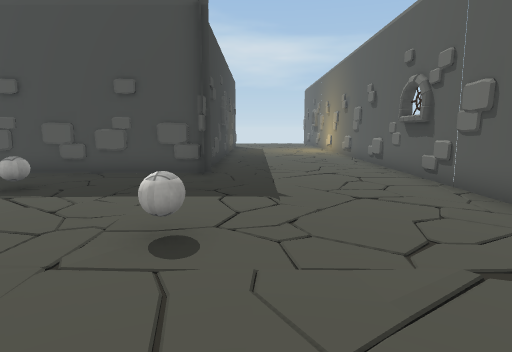
view 1 (above)

13 first-person views from a walk through a 3-D level made in the Unity game engine. The camera is 1.3 m above the floor, tilts 8° down and sees 75° across. The floor is counted in squares, 1 m on a side. Each view is taken from the middle of a square. On the plan, view 1 faces up. The plan holds only what a view shows up to about 14 squares ahead; the rest is blank. The player is left out. Some surface patterns are stand-ins.

view 2
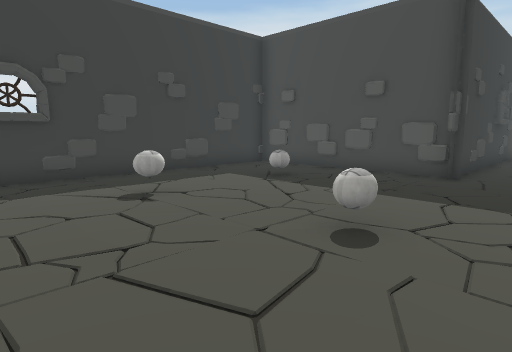

view 3
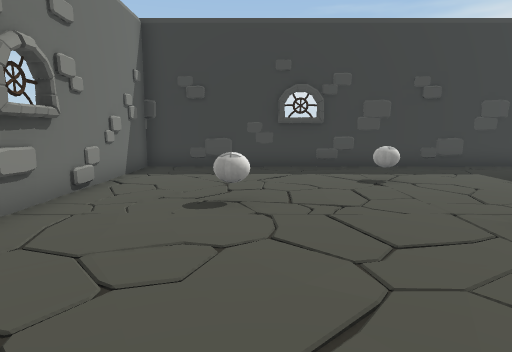

view 4
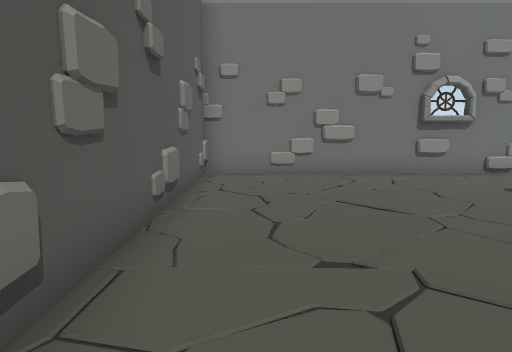

view 5
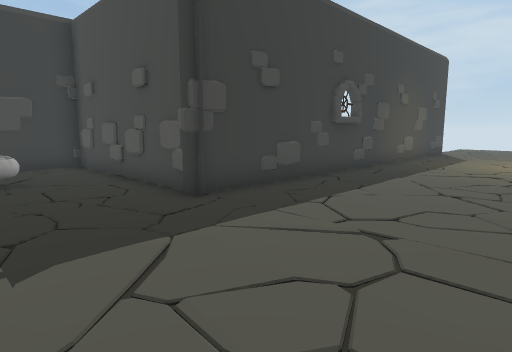

view 6
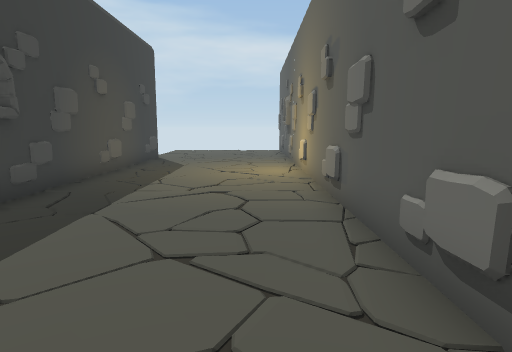

view 7
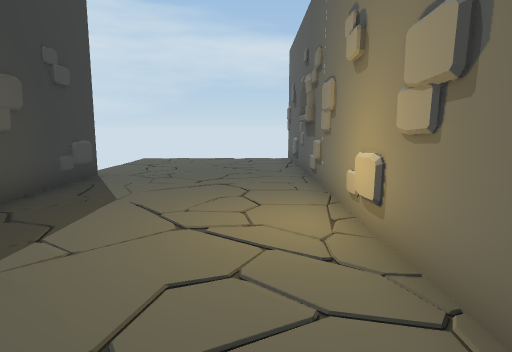

view 8
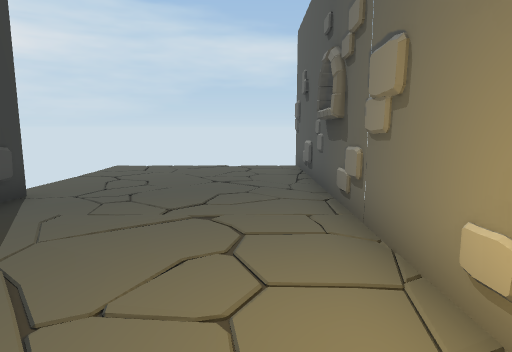

view 9
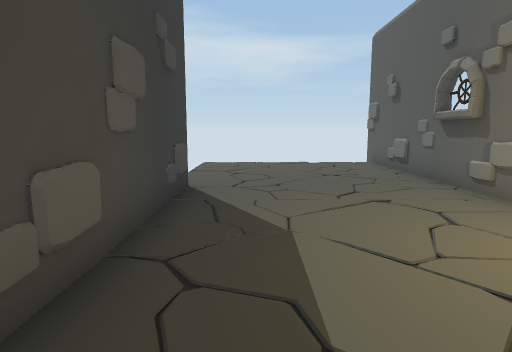

view 10
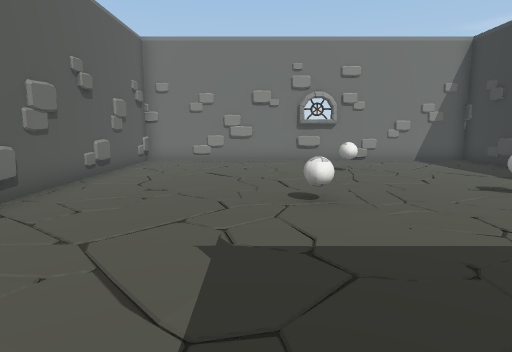

view 11
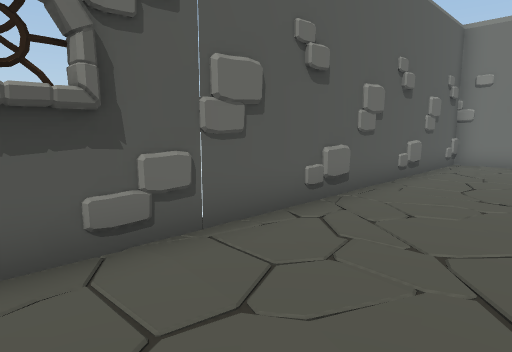

view 12
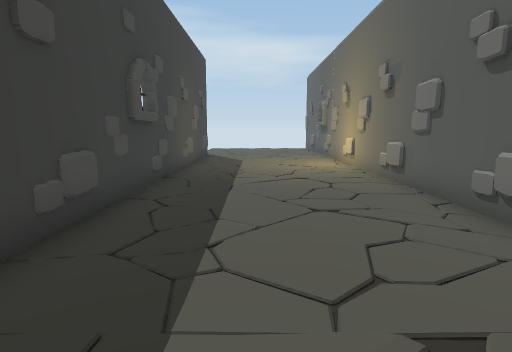

view 13
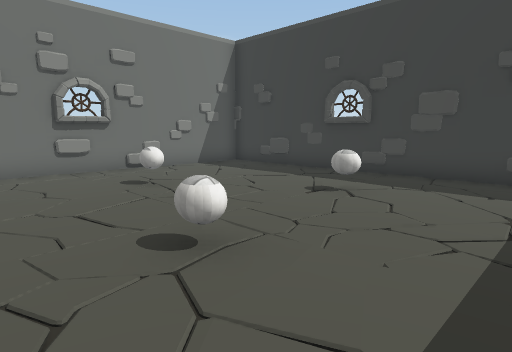

### Floor plan
Points are (right, up) in squares from view 1. A wall is a line through its corners. A room is listed if a view was taken in it or the views show most of it. See-through windows are left out.
Room 1 (views 1, 2, 3, 4, 5, 6, 7, 8, 9, 10, 11, 12, 13)
walls: (-1.3, 9.9) (-8.5, 9.9) (-8.5, -3.8) (4.5, -3.8) (4.5, 31.5); (-2.2, 9.8) (-2.8, 9.9); (-3.6, 9.9) (-4.2, 9.8); (-4.1, 9.8) (-4.7, 9.9); (-5.5, 9.7) (-6.3, 9.8); (4.1, 9) (4.3, 9.5); (4.4, 8.7) (4.3, 9.2); (4.5, 9.1) (4.2, 9.8); (-7, 9.9) (-7.5, 9.8); (4.5, 7.6) (4.3, 9); (4.4, 6.9) (4.6, 8.3); (4.4, 6.7) (4.3, 10.2); (-1.4, 16.7) (-1.3, 14.8); (-8.5, 8) (-8.5, 7.5); (-1.4, 18) (-1.6, 16.7); (4.4, 2.9) (4.5, 3.5); (-8.5, 4) (-8.6, 2.7); (-8.5, 3.4) (-8.3, 2.1); (-8.4, 2.8) (-8.3, 1.2); (4.4, 18.9) (4.5, 19.5); (-8.5, 2.2) (-8.2, 1.5); (-1.5, 22) (-1.5, 21.5); (-3.3, -3.6) (-1.8, -3.6); (4.5, 23.6) (4.3, 24.9); (-1.5, 25.5) (-1.5, 9.5); (4.3, 24.8) (4.4, 26.2)
low walls: (-1.7, 9.9) (-2.3, 9.8); (-1.6, 13.2) (-1.4, 12.1); (-5, 9.9) (-5.8, 9.8); (4.5, 11.9) (4.3, 13); (4.5, 3.8) (4.3, 4.9); (-1.6, 21.1) (-1.4, 20); (-1.5, 25.1) (-1.4, 24.1)

Positions as (right, up) in squares from view 1, and headings:
1: (0, 0), facing up
2: (1, 0), facing up-left
3: (3, 0), facing left
4: (3, 6), facing down
5: (4, 6), facing up-left
6: (3, 10), facing up
7: (3, 16), facing up
8: (3, 19), facing up
9: (0, 18), facing up
10: (0, 10), facing down
11: (1, 10), facing down-right
12: (1, 8), facing up
13: (1, 7), facing down-left
